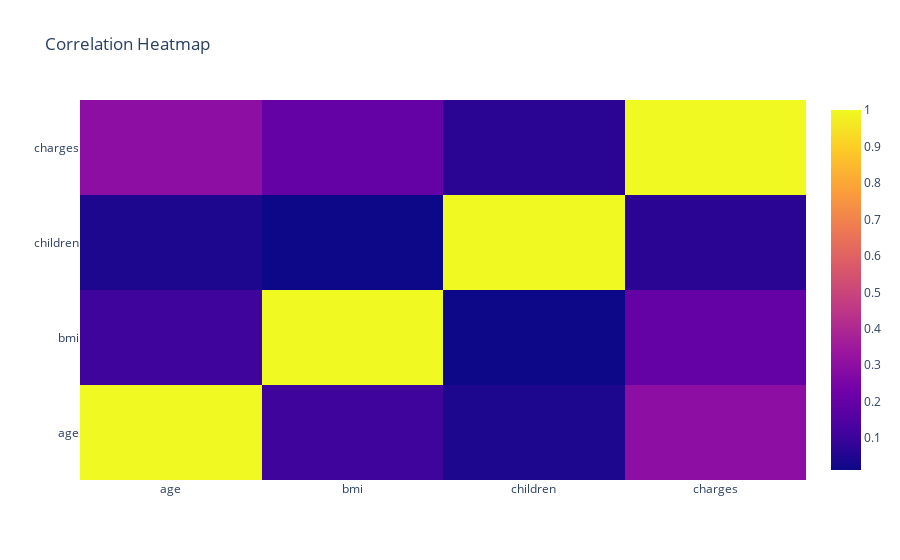

Notebook source saved alongside this figure:
### Code cell
corr = df.corr()

hm = go.Heatmap(
z=corr.values,
x=corr.index.values.tolist(),
y=corr.index.values.tolist())

data = [hm]
layout = go.Layout(title='Correlation Heatmap')

fig = dict(data=data, layout=layout)

iplot(fig, filename='Heatmap')

### Figure 1 — Plotly figure (JSON) as saved in the notebook; plotly's stock layout.template omitted (floating-point values rounded to 4 significant figures)
{"data": [{"type": "heatmap", "x": ["age", "bmi", "children", "charges"], "y": ["age", "bmi", "children", "charges"], "z": [[1, 0.1093, 0.04247, 0.299], [0.1093, 1, 0.01276, 0.1983], [0.04247, 0.01276, 1, 0.068], [0.299, 0.1983, 0.068, 1]]}], "layout": {"title": {"text": "Correlation Heatmap"}}}
